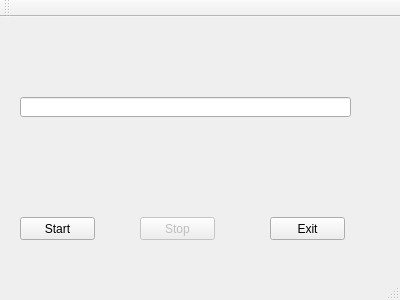
<?xml version="1.0" encoding="UTF-8"?>
<ui version="4.0">
 <class>MainWindow</class>
 <widget class="QMainWindow" name="MainWindow">
  <property name="geometry">
   <rect>
    <x>0</x>
    <y>0</y>
    <width>400</width>
    <height>300</height>
   </rect>
  </property>
  <property name="windowTitle">
   <string>MainWindow</string>
  </property>
  <widget class="QWidget" name="centralWidget">
   <widget class="QPushButton" name="m_exitButton">
    <property name="geometry">
     <rect>
      <x>270</x>
      <y>200</y>
      <width>75</width>
      <height>23</height>
     </rect>
    </property>
    <property name="text">
     <string>Exit</string>
    </property>
   </widget>
   <widget class="QPushButton" name="m_stopButton">
    <property name="enabled">
     <bool>false</bool>
    </property>
    <property name="geometry">
     <rect>
      <x>140</x>
      <y>200</y>
      <width>75</width>
      <height>23</height>
     </rect>
    </property>
    <property name="text">
     <string>Stop</string>
    </property>
   </widget>
   <widget class="QPushButton" name="m_startButton">
    <property name="geometry">
     <rect>
      <x>20</x>
      <y>200</y>
      <width>75</width>
      <height>23</height>
     </rect>
    </property>
    <property name="text">
     <string>Start</string>
    </property>
   </widget>
   <widget class="QLineEdit" name="m_resultLineEdit">
    <property name="geometry">
     <rect>
      <x>20</x>
      <y>80</y>
      <width>331</width>
      <height>20</height>
     </rect>
    </property>
   </widget>
  </widget>
  <widget class="QMenuBar" name="menuBar">
   <property name="geometry">
    <rect>
     <x>0</x>
     <y>0</y>
     <width>400</width>
     <height>21</height>
    </rect>
   </property>
  </widget>
  <widget class="QToolBar" name="mainToolBar">
   <attribute name="toolBarArea">
    <enum>TopToolBarArea</enum>
   </attribute>
   <attribute name="toolBarBreak">
    <bool>false</bool>
   </attribute>
  </widget>
  <widget class="QStatusBar" name="statusBar"/>
 </widget>
 <layoutdefault spacing="6" margin="11"/>
 <resources/>
 <connections/>
</ui>
